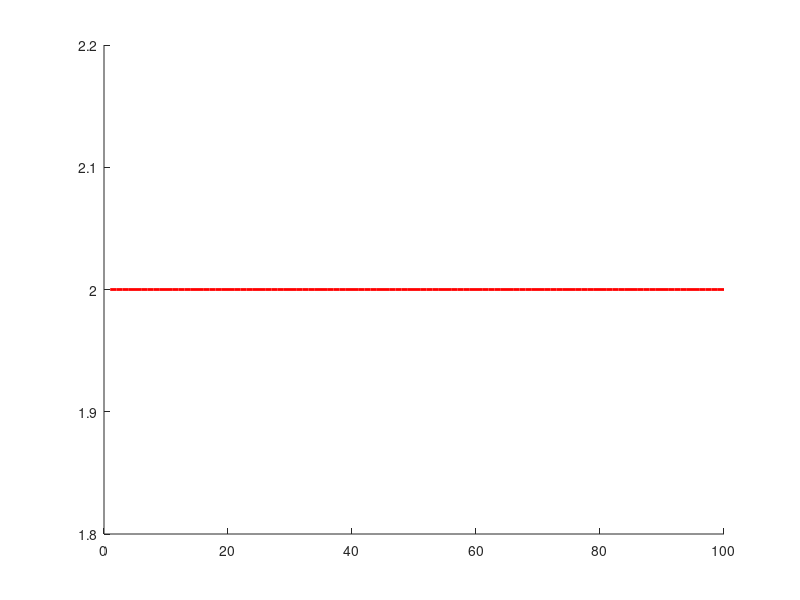

The MATLAB source for this figure: (Note: this script raises an error after producing the figure.)
mu = 2;
sigma = 3;
n = 100;
nSamples = 100;
Stats = zeros(20,3);
figure('name','Confidence interval coverage')
for i = 1:nSamples
    x = mu + sigma*randn(n,1);
    s = std(x);
    Stats(i,:) = [mean(x) 1.96*s/sqrt(n) 1.96*s/sqrt(n)];
end
h = line(1:nSamples,mu*ones(1,nSamples),'color','r', 'linewidth',2);
hold on
h = errorbar(1:nSamples,Stats(:,1),Stats(:,2),Stats(:,3), 'linestyle','none', 'linewidth',1);
set(gca,'xlim',[1 100])